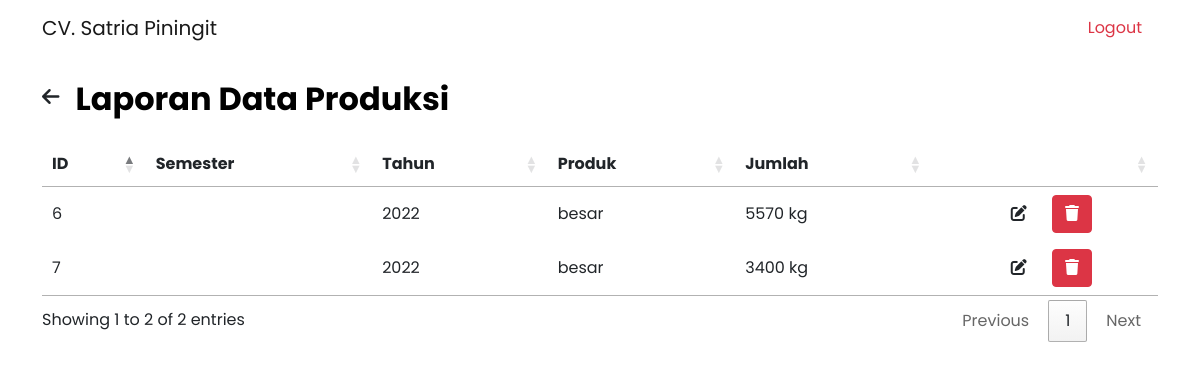
The app's page /laporan-produksi.php (signed in), older data.
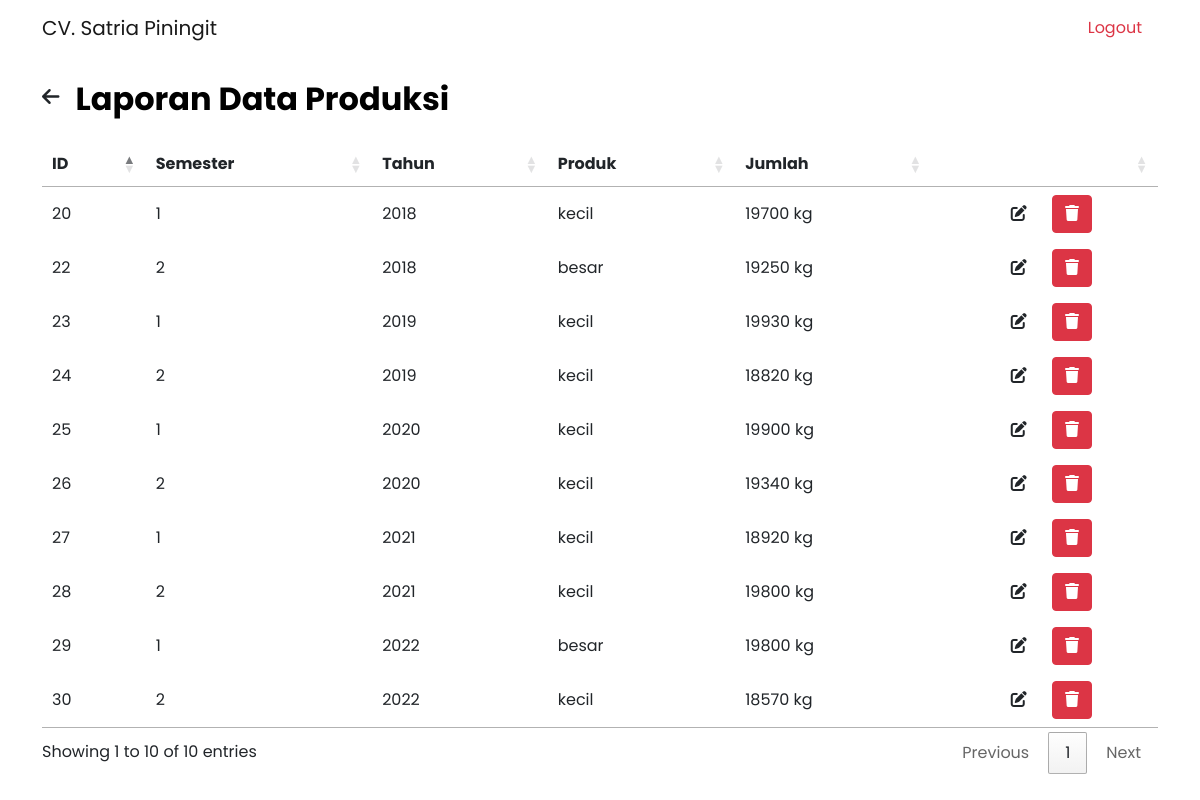
The same page, newer data.
### tables this page shows
CREATE TABLE `produksi` (
  `id` int(11) NOT NULL,
  `semester` enum('1','2') NOT NULL,
  `tahun` int(255) NOT NULL,
  `produk` varchar(255) NOT NULL,
  `jumlah` int(10) NOT NULL
);

### laporan-produksi.php (the view, shortened to what this page needs)
<!DOCTYPE html>
<html lang="en" dir="ltr">
  <head>
    <link rel="stylesheet" type="text/css" href="https://cdn.datatables.net/1.12.1/css/jquery.dataTables.min.css">
    <link rel="stylesheet" href="https://cdn.datatables.net/buttons/2.2.3/css/buttons.dataTables.min.css">
    <link rel="stylesheet" href="css/bootstrap.css">
    <link rel="stylesheet" href="css/style.css">
    <link href="https://cdnjs.cloudflare.com/ajax/libs/font-awesome/6.0.0/css/all.min.css" rel="stylesheet">
  </head>
  <body>
    <?php
  		require_once('connection.php');
  		$sql = "SELECT * FROM produksi";
  		$result = mysqli_query($conn, $sql);
  	?>
    <nav class="navbar navbar-expand-lg navbar-light">
       <div class="container">
         <p class="navbar-brand mb-0">CV. Satria Piningit</p>
         <div class="collapse navbar-collapse" id="navbarNavAltMarkup">
           <div class="navbar-nav ms-auto">
             <a class="nav-link text-danger mx-2" href="logout.php">Logout</a>
           </div>
         </div>
       </div>
     </nav>
     <div class="container">
       <div class="row">
         <div class="col-12">
           <div class="d-flex">
             <a href="laporan.php" class="my-auto text-dark"><i class="fa-solid fa-arrow-left fs-20 me-3"></i></a>
             <h2 class="header-title mt-4 mb-4">Laporan Data Produksi</h2>
           </div>
           <div class="table-data">
     				<div class="order">
     					<table id="table" class="w-100">
     						<thead>
     							<tr>
     								<th>ID</th>
                    <th>Semester</th>
                    <th>Tahun</th>
     								<th>Produk</th>
                    <th>Jumlah</th>
                    <th class="hide"></th>
     							</tr>
     						</thead>
     						<tbody>
                  <?php while($produksi = mysqli_fetch_assoc($result)) { ?>
                    <tr>
                      <td><?php echo $produksi['id']; ?></td>
                      <td><?php echo $produksi['semester']; ?></td>
                      <td><?php echo $produksi['tahun']; ?></td>
    									<td><?php echo $produksi['produk']; ?></td>
    									<td><?php echo $produksi['jumlah']; ?> kg</td>
                      <td class="hide text-center">
    										<a class="btn btn-edit me-2" data-bs-toggle="modal" data-bs-target="#editUser<?php echo $user['id'];?>"><i class="fa-solid fa-edit"></i></a>
    										<a class="btn btn-danger" href="process/produksi/delete_produksi.php?id=<?php echo $produksi['id']; ?>"><i class="fa-solid fa-trash"></i></a>
    									</td>
    								</tr>
                    <?php } ?>
     						</tbody>
     					</table>
     				</div>
     			</div>
         </div>
       </div>
     </div>
  </body>
</html>

### css/style.css (style rules this page uses)
* { font-family: 'Poppins', sans-serif; }
a { text-decoration: none; }
.fs-20 { font-size: 20px !important; }
.header-title { color: black; margin-top: 0px; font-weight: 700; text-align: center; }

Row changes from the older to the newer data that the page shows:
removed produksi: id "6", tahun "2022", produk "besar", jumlah "5570"
removed produksi: id "7", tahun "2022", produk "besar", jumlah "3400"
added produksi: id "20", semester "1", tahun "2018", produk "kecil", jumlah "19700"
added produksi: id "22", semester "2", tahun "2018", produk "besar", jumlah "19250"
added produksi: id "23", semester "1", tahun "2019", produk "kecil", jumlah "19930"
added produksi: id "24", semester "2", tahun "2019", produk "kecil", jumlah "18820"
added produksi: id "25", semester "1", tahun "2020", produk "kecil", jumlah "19900"
added produksi: id "26", semester "2", tahun "2020", produk "kecil", jumlah "19340"
added produksi: id "27", semester "1", tahun "2021", produk "kecil", jumlah "18920"
added produksi: id "28", semester "2", tahun "2021", produk "kecil", jumlah "19800"
added produksi: id "29", semester "1", tahun "2022", produk "besar", jumlah "19800"
added produksi: id "30", semester "2", tahun "2022", produk "kecil", jumlah "18570"
Text that changed along with them:
text written by a page script: "Showing 1 to 2 of 2 entries Previous 1 Next" → "Showing 1 to 10 of 10 entries Previous 1 Next"
